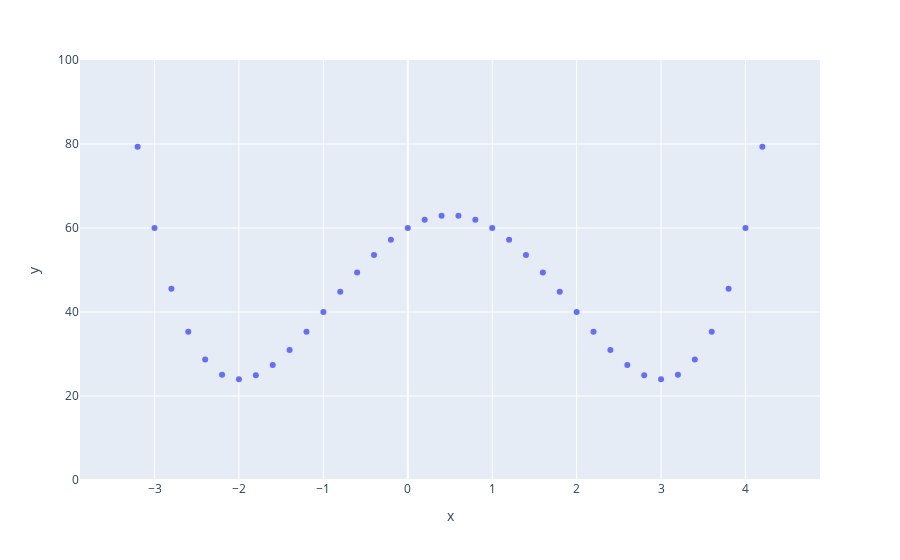

Here is the notebook cell this chart was saved with:
### Code cell
fig = px.scatter(pd.DataFrame(output,columns = ['x','y']),x='x',y='y')
fig.update_layout(yaxis_range=[0,100])

### Figure 1 — Plotly figure (JSON) as saved in the notebook; plotly's stock layout.template omitted (floating-point values rounded to 4 significant figures)
{"data": [{"hovertemplate": "x=%{x}<br>y=%{y}<extra></extra>", "legendgroup": "", "marker": {"color": "#636efa", "symbol": "circle"}, "mode": "markers", "name": "", "orientation": "v", "showlegend": false, "type": "scatter", "x": [-3.4, -3.2, -3, -2.8, -2.6, -2.4, -2.2, -2, -1.8, -1.6, -1.4, -1.2, -1, -0.8, -0.6, -0.4, -0.2, 0, 0.2, 0.4, 0.6, 0.8, 1, 1.2, 1.4, 1.6, 1.8, 2, 2.2, 2.4, 2.6, 2.8, 3, 3.2, 3.4, 3.6, 3.8, 4, 4.2, 4.4], "xaxis": "x", "y": [104.3, 79.35, 60, 45.53, 35.29, 28.67, 25.08, 24, 24.92, 27.39, 30.97, 35.29, 40, 44.79, 49.4, 53.59, 57.18, 60, 61.95, 62.94, 62.94, 61.95, 60, 57.18, 53.59, 49.4, 44.79, 40, 35.29, 30.97, 27.39, 24.92, 24, 25.08, 28.67, 35.29, 45.53, 60, 79.35, 104.3], "yaxis": "y"}], "layout": {"legend": {"tracegroupgap": 0}, "margin": {"t": 60}, "xaxis": {"anchor": "y", "domain": [0, 1], "title": {"text": "x"}}, "yaxis": {"anchor": "x", "domain": [0, 1], "range": [0, 100], "title": {"text": "y"}}}}
